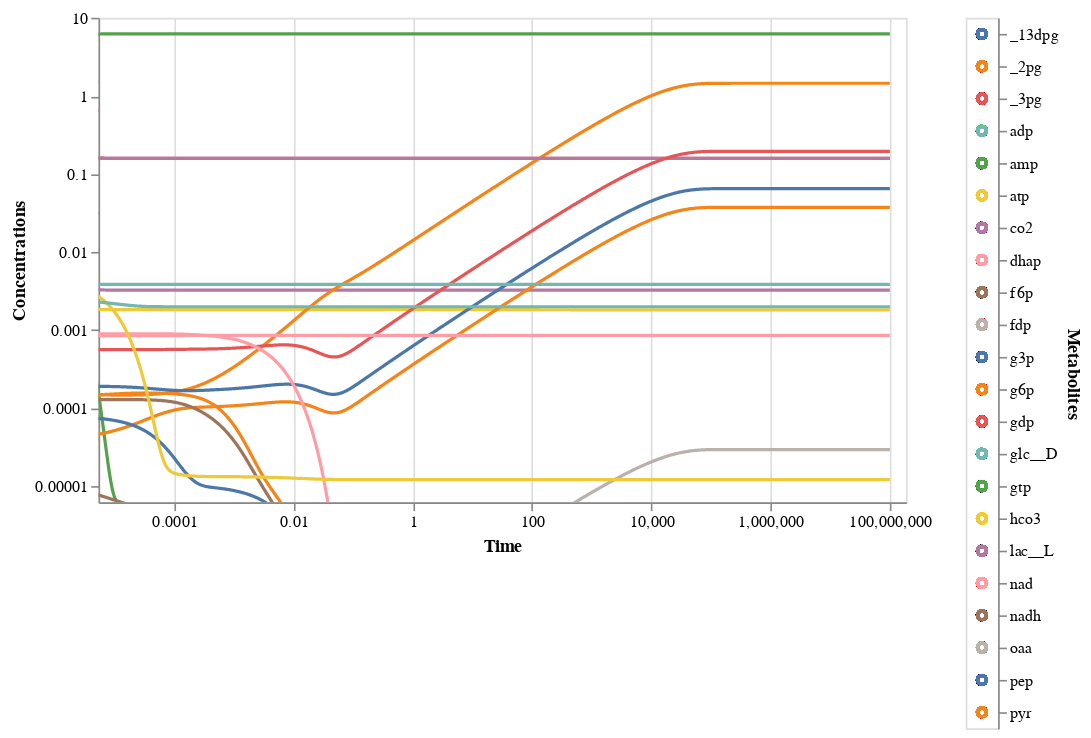

The notebook cell this image was saved under:
### Code cell
view_all_conc_sol(conc_sol,plot_type='logxlogy')

### Figure 1 — Vega-Lite specification as saved in the notebook (floating-point values rounded to 4 significant figures; data arrays with more than 128 entries replaced by an {"elided": "..."} marker saying what was removed)
{"config": {"view": {"continuousWidth": 400, "continuousHeight": 300}}, "hconcat": [{"mark": {"type": "line", "clip": true}, "encoding": {"color": {"condition": {"field": "Metabolites", "legend": null, "type": "nominal", "selection": "selector001"}, "value": "lightgray"}, "tooltip": [{"field": "Metabolites", "type": "nominal"}, {"field": "Time", "type": "quantitative"}, {"field": "Concentrations", "type": "quantitative"}], "x": {"axis": {"tickCount": 5}, "field": "Time", "scale": {"domain": [1e-05, 100000000.0], "padding": 10, "type": "log"}, "title": "Time", "type": "quantitative"}, "y": {"axis": {"grid": false, "tickCount": 5}, "field": "Concentrations", "scale": {"domain": [1e-05, 6.279], "padding": 10, "type": "log"}, "title": "Concentrations", "type": "quantitative"}}, "height": 300, "selection": {"selector002": {"type": "interval", "bind": "scales", "encodings": ["x", "y"]}}, "width": 500}, {"mark": "point", "encoding": {"color": {"condition": {"field": "Metabolites", "legend": null, "type": "nominal", "selection": "selector001"}, "value": "lightgray"}, "y": {"axis": {"orient": "right"}, "field": "Metabolites", "type": "nominal"}}, "selection": {"selector001": {"type": "multi", "fields": ["Metabolites"]}}}], "data": {"name": "data-4be89950a24569607f426222faa2647f"}, "$schema": "https://vega.github.io/schema/vega-lite/v4.17.0.json", "datasets": {"data-4be89950a24569607f426222faa2647f": {"elided": "27104 records"}}}
